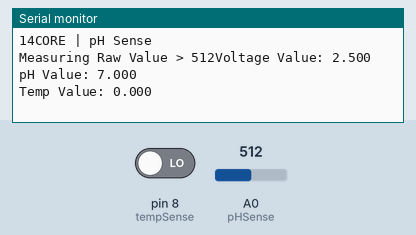
Bench run of a sketch on a simulated Arduino Uno, built with avr-gcc and run on an emulated ATmega328P. Parts: the last lines printed to the serial monitor. Inputs (shaded band) come from the test bench; at power-on: A0 (pHSense) = 512, pin 8 (tempSense) LOW.

Above: at 1.3 s.
1.4 s: A0 (pHSense) set to 413
At 4.1 s:
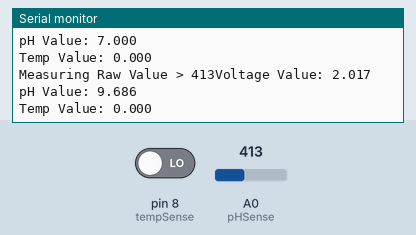
5.3 s: A0 (pHSense) set to 393
At 7.1 s:
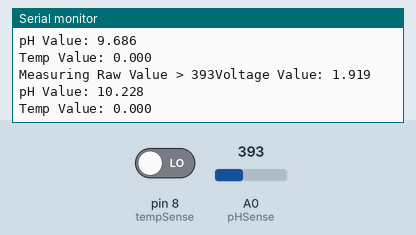
Timing chart, 0 to 8.6 s (numbered marks = the images above; inputs shaded):
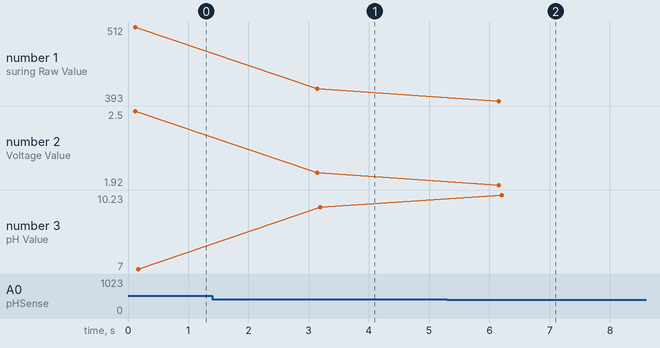

Measured:
- after the input at 1.4 s, the serial monitor: prints a new line after 1.7 s (image 1)
- after the input at 5.3 s, the serial monitor: prints a new line after 0.86 s (image 2)
- plotted number 1: 512 → 413 after the input at 1.4 s, 413 → 393 after the input at 5.3 s
- plotted number 2: 2.5 → 2.02 after the input at 1.4 s, 2.02 → 1.92 after the input at 5.3 s
- plotted number 3: 7 → 9.69 after the input at 1.4 s, 9.69 → 10.23 after the input at 5.3 s

The sketch:

pH1.ino
```cpp
//#include <LiquidCrystal_I2C.h> //Download the library below
#include <Wire.h>

//LiquidCrystal_I2C lcd(0x3F,16,2); //Set 0x27 if your using different i2c address (20,4 if your using 20/4 LCD)
int pHSense = A0;
int tempSense = 8;
void setup() {

  Serial.begin(9600);
  delay(100);

  pinMode(tempSense, INPUT);    // sets the digital pin 8 as input

  //Wire.begin(2,14);
  //lcd.init();
  //lcd.backlight();
  //lcd.setCursor(0,0);
  //lcd.print("14CORE | pH Probe ");
  //lcd.setCursor(0,1);
  //lcd.print(">Initializing...");
  //delay(4000);
  // lcd.clear();
  //lcd.setCursor(0,0);
  //lcd.print("14CORE | pH Sense");
  Serial.println("14CORE | pH Sense");

}

void loop(){
    int measuringVal = analogRead(pHSense);
    Serial.print("Measuring Raw Value > ");
    Serial.print(measuringVal);

    double vltValue = 5/1024.0 * measuringVal;
    Serial.print("Voltage Value: ");
    Serial.print(vltValue, 3);

    float P0 = 7 + ((2.5 - vltValue) / 0.18);
    Serial.println("");
    Serial.print("pH Value: ");
    Serial.print(P0, 3);
    Serial.println("");

    float curTemp = digitalRead(tempSense);

    Serial.print("Temp Value: ");
    Serial.print(curTemp, 3);
    Serial.println("");

    delay(3000);
}
```
